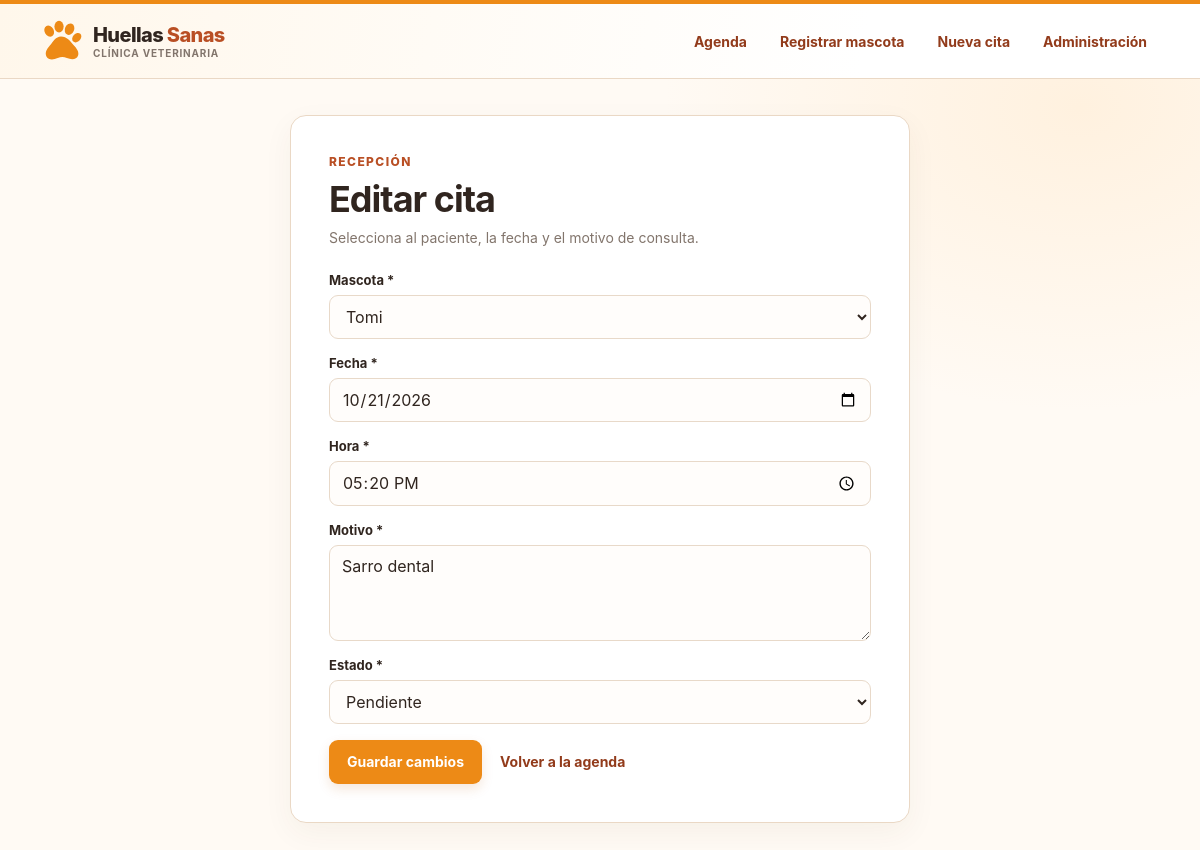
The app's page /citas/22/editar/, older data.
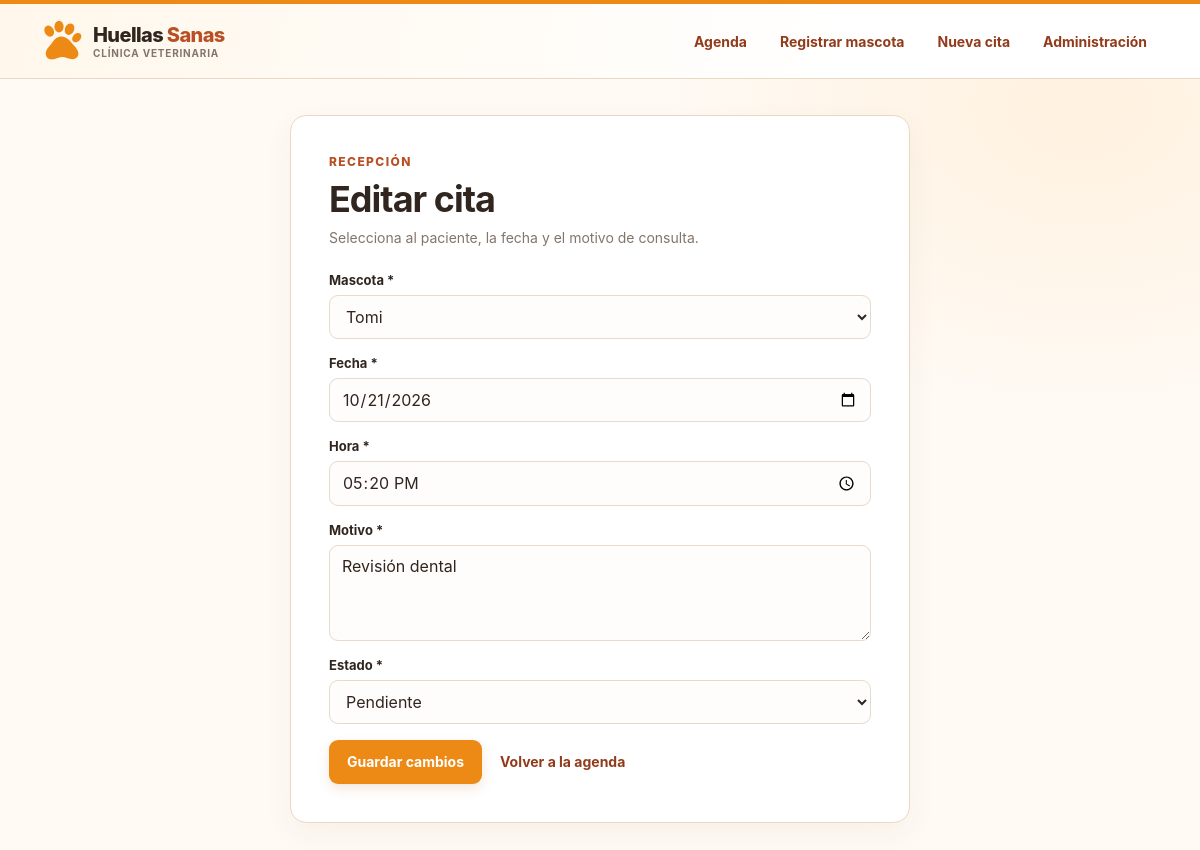
The same page, newer data.
### veterinaria/models.py (models this page shows, shortened)
class Cita(models.Model):
    ESTADOS = [
        ("pendiente", "Pendiente"),
        ("atendida", "Atendida"),
        ("cancelada", "Cancelada"),
    ]
    mascota = models.ForeignKey(Mascota, on_delete=models.CASCADE, related_name="citas")
    fecha = models.DateField()
    hora = models.TimeField()
    motivo = models.TextField()
    estado = models.CharField(max_length=20, choices=ESTADOS, default="pendiente")
    class Meta:
        ordering = ["fecha", "hora"]

### veterinaria/views.py (the view)
# urls.py: path("citas/<int:cita_id>/editar/", views.editar_cita, name="editar_cita"),
def editar_cita(request, cita_id):
    cita = get_object_or_404(Cita, pk=cita_id)
    form = CitaForm(request.POST or None, instance=cita)
    if request.method == "POST" and form.is_valid():
        cita = form.save()
        messages.success(request, f"La cita de {cita.mascota} se actualizó correctamente.")
        return redirect("veterinaria:agenda")
    return render(
        request,
        "veterinaria/cita_form.html",
        {
            "form": form,
            "hay_mascotas": form.fields["mascota"].queryset.exists(),
            "es_edicion": True,
        },
    )

### veterinaria/forms.py
class CitaForm(forms.ModelForm):
    class Meta:
        model = Cita
        fields = ["mascota", "fecha", "hora", "motivo", "estado"]
        widgets = {
            "fecha": forms.DateInput(attrs={"type": "date"}),
            "hora": forms.TimeInput(attrs={"type": "time"}),
            "motivo": forms.Textarea(attrs={"rows": 3}),
        }

### veterinaria/models.py (called while the page is built)
    def __str__(self):
        return self.nombre

### veterinaria/templates/veterinaria/cita_form.html (shortened to what this page needs)
{% extends "veterinaria/base.html" %}
{% block content %}
    <section class="form-card">
        <p class="eyebrow">Recepción</p>
        <h1>{% if es_edicion %}Editar cita{% else %}Agendar cita{% endif %}</h1>
        <p class="muted">Selecciona al paciente, la fecha y el motivo de consulta.</p>
        <form method="post" novalidate>
            {% if hay_mascotas %}
                {% for field in form %}
                    <div class="field">
                        <label for="{{ field.id_for_label }}">{{ field.label }}{% if field.field.required %} <span aria-hidden="true">*</span>{% endif %}</label>
                        {{ field }}
                    </div>
                {% endfor %}
                <div class="form-actions">
                    <button class="button" type="submit">{% if es_edicion %}Guardar cambios{% else %}Guardar cita{% endif %}</button>
                    <a class="text-link" href="{% url 'veterinaria:agenda' %}">Volver a la agenda</a>
                </div>
            {% else %}
                <p class="empty-state">Primero registra una mascota para poder agendar una cita.</p>
                <a class="button" href="{% url 'veterinaria:nueva_mascota' %}">Registrar mascota</a>
            {% endif %}
        </form>
    </section>
{% endblock %}

### veterinaria/templates/veterinaria/base.html (shortened to what this page needs)
{% load static %}
<!doctype html>
<html lang="es">
<head>
    <link rel="stylesheet" href="{% static 'veterinaria/styles.css' %}?v=2">
</head>
<body>
    <header class="site-header">
        <a class="brand" href="{% url 'veterinaria:agenda' %}">
            <svg class="brand-mark" aria-hidden="true"><use href="#paw-mark"></use></svg>
            <span class="brand-copy">
                <span class="brand-name">Huellas <span>Sanas</span></span>
                <span class="brand-caption">Clínica veterinaria</span>
            </span>
        </a>
        <nav aria-label="Navegación principal">
            <a href="{% url 'veterinaria:agenda' %}">Agenda</a>
            <a href="{% url 'veterinaria:nueva_mascota' %}">Registrar mascota</a>
            <a href="{% url 'veterinaria:nueva_cita' %}">Nueva cita</a>
            <a href="{% url 'admin:index' %}">Administración</a>
        </nav>
    </header>
    <main class="page">
        {% block content %}{% endblock %}
    </main>
</body>
</html>

### veterinaria/static/veterinaria/styles.css (style rules this page uses)
:root { color-scheme: light; --ink: #30251f; --muted: #82756c; --rust: #b94f24; --rust-dark: #923b1b; --orange: #ed8a16; --honey: #e3a91d; --cream: #fff0dc; --line: #ead8c5; --surface: #fff; --canvas: #fffaf4; font-family: Inter, ui-sans-serif, system-ui, -apple-system, BlinkMacSystemFont, "Segoe UI", sans-serif; }
* { box-sizing: border-box; }
body { margin: 0; background: radial-gradient(ellipse at 90% 12%, rgb(255 222 178 / 32%), transparent 26rem), var(--canvas); color: var(--ink); }
a { color: inherit; }
.site-header { position: relative; z-index: 1; display: flex; align-items: center; justify-content: space-between; gap: 24px; padding: 16px max(24px, calc((100vw - 1120px) / 2)); background: linear-gradient(100deg, #fff7eb, #fff 72%); border-top: 4px solid var(--orange); border-bottom: 1px solid var(--line); }
.brand { display: inline-flex; align-items: center; gap: 11px; color: var(--ink); text-decoration: none; }
.brand-mark { display: block; width: 42px; height: 42px; fill: var(--orange); }
.brand-copy { display: flex; flex-direction: column; gap: 1px; }
.brand-name { font-size: 20px; font-weight: 850; letter-spacing: -.6px; line-height: 1.1; }
.brand-name span { color: var(--rust); }
.brand-caption { color: var(--muted); font-size: 10px; font-weight: 650; letter-spacing: .8px; text-transform: uppercase; }
nav { display: flex; flex-wrap: wrap; gap: 7px; }
nav a, .text-link { color: var(--rust-dark); font-size: 14px; font-weight: 650; text-decoration: none; }
nav a { padding: 10px 13px; border-radius: 999px; }
.page { position: relative; width: min(1120px, calc(100% - 40px)); margin: 36px auto 72px; }
h1, h2, p { margin-top: 0; }
h1 { margin-bottom: 8px; font-size: clamp(28px, 4vw, 36px); letter-spacing: -1px; }
.eyebrow { display: flex; align-items: center; gap: 7px; margin-bottom: 8px; color: var(--rust); font-size: 12px; font-weight: 800; letter-spacing: 1.4px; text-transform: uppercase; }
.muted, .subtext { color: var(--muted); }
.muted { margin-bottom: 0; font-size: 14px; }
.panel, .form-card { background: var(--surface); border: 1px solid var(--line); border-radius: 16px; box-shadow: 0 10px 30px rgb(85 54 29 / 5%); }
.field { display: flex; min-width: 0; flex: 1; flex-direction: column; gap: 7px; margin-bottom: 16px; }
.field label { color: var(--ink); font-size: 13px; font-weight: 700; }
input, select, textarea { width: 100%; min-height: 44px; padding: 10px 12px; border: 1px solid #e8d9c9; border-radius: 9px; background: #fffdfb; color: var(--ink); font: inherit; }
textarea { min-height: 96px; resize: vertical; }
.button { display: inline-flex; min-height: 44px; align-items: center; justify-content: center; padding: 0 18px; border: 0; border-radius: 9px; background: var(--orange); color: #fff; cursor: pointer; font: inherit; font-size: 14px; font-weight: 750; text-decoration: none; white-space: nowrap; box-shadow: 0 5px 12px rgb(191 92 21 / 15%); transition: background-color .18s ease, transform .18s ease; }
.form-card { width: min(620px, 100%); margin: 0 auto; padding: clamp(22px, 5vw, 38px); }
.form-card form { margin-top: 26px; }
.form-actions { display: flex; align-items: center; gap: 18px; margin-top: 8px; }

Row changes from the older to the newer data that the page shows:
changed Cita "Tomi": motivo "Sarro dental" → "Revisión dental"
